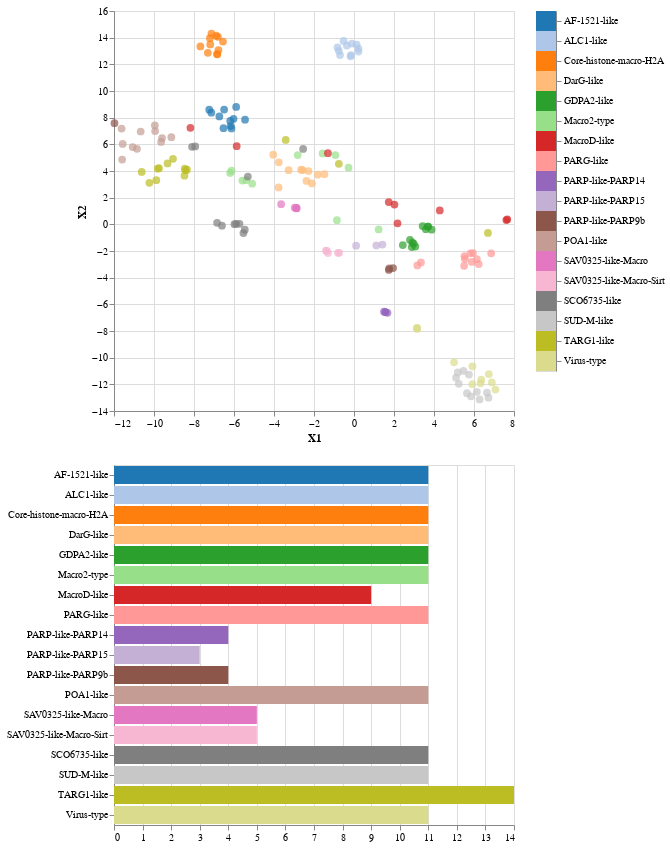

This figure's notebook cell:
### Code cell
plot_multidimensional(embs, data["MacroType"], method="tsne")

### Figure 1 — Vega-Lite specification as saved in the notebook (floating-point values rounded to 4 significant figures; data arrays with more than 128 entries replaced by an {"elided": "..."} marker saying what was removed)
{"config": {"view": {"continuousWidth": 400, "continuousHeight": 300}}, "vconcat": [{"hconcat": [{"mark": {"type": "circle", "size": 60}, "encoding": {"color": {"condition": {"type": "nominal", "field": "y", "legend": null, "scale": {"scheme": "category20"}, "selection": {"or": ["selector298", "selector299"]}}, "value": "lightgray"}, "tooltip": {"type": "nominal", "field": "y"}, "x": {"type": "quantitative", "field": "X1"}, "y": {"type": "quantitative", "field": "X2"}}, "height": 400, "selection": {"selector298": {"type": "multi", "fields": ["y"]}, "selector299": {"type": "interval"}}, "width": 400}, {"mark": "rect", "encoding": {"color": {"condition": {"type": "nominal", "field": "y", "legend": null, "scale": {"scheme": "category20"}, "selection": {"or": ["selector298", "selector299"]}}, "value": "lightgray"}, "tooltip": {"type": "nominal", "field": "y"}, "y": {"type": "nominal", "axis": {"orient": "right"}, "field": "y", "title": null}}, "selection": {"selector298": {"type": "multi", "fields": ["y"]}, "selector299": {"type": "interval"}}}]}, {"mark": "bar", "encoding": {"color": {"condition": {"type": "nominal", "field": "y", "legend": null, "scale": {"scheme": "category20"}, "selection": "selector298"}, "value": "lightgray"}, "tooltip": {"type": "nominal", "field": "y"}, "x": {"type": "quantitative", "aggregate": "count", "title": null}, "y": {"type": "nominal", "field": "y", "title": null}}, "selection": {"selector298": {"type": "multi", "fields": ["y"]}}, "transform": [{"filter": {"selection": "selector299"}}]}], "data": {"name": "data-d7573fd6731a0c86cf131f359428850c"}, "$schema": "https://vega.github.io/schema/vega-lite/v4.0.2.json", "datasets": {"data-d7573fd6731a0c86cf131f359428850c": {"elided": "165 records"}}}
